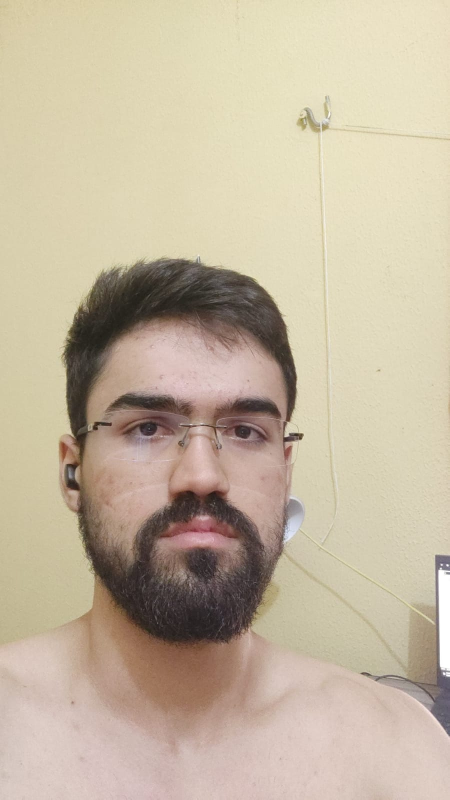
#> input picture testes/data/images/roduraigo.jpeg, 899 x 1599 px, found by its file name (shown at 1/2 size)
$ python faces.py
#> lines starting #> are read from the running program, lines starting #| are printed output that depends on the picture; after the words box and inside, x2 and y2 are one past the last pixel; in counts of white or black regions, pixels touching at a corner belong together
import cv2


def rescale_frames(frame, scale_factor=0.5):
    width = int(frame.shape[1] * scale_factor)
    height = int(frame.shape[0] * scale_factor)
    # resize image
    return cv2.resize(frame, (width, height), interpolation=cv2.INTER_AREA)
    # LINEAR | CUBIC for resize to an bigger image

# Face detection, using Haar cascade classifier
filename = "data\images\\roduraigo.jpeg"
img = cv2.imread(filename)
#> img is the input picture: shape (1599, 899, 3); mean B, G, R 160.5, 182.8, 196.7

gray = cv2.cvtColor(img, cv2.COLOR_BGR2GRAY)
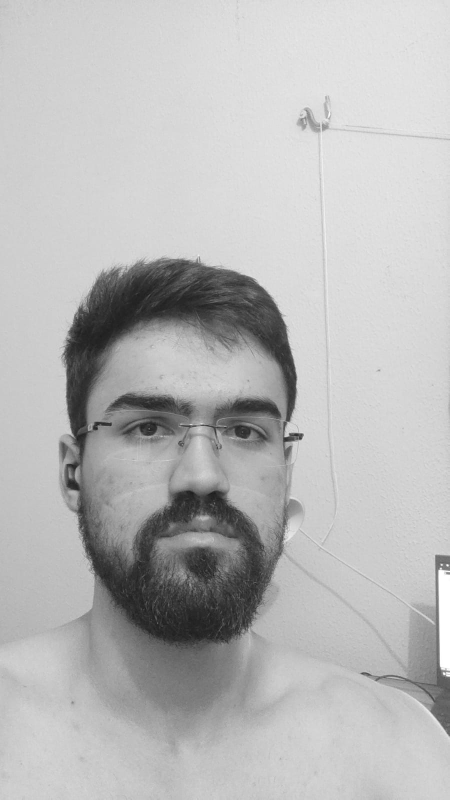
#> gray: shape (1599, 899) (shown at 1/2 size); min 23, max 255, mean 184.4

cascade = cv2.CascadeClassifier('haar_face.xml')
faces_rect = cascade.detectMultiScale(gray, scaleFactor=1.1, minNeighbors=4)
#> faces_rect = [[121, 641, 550, 550]]

faces = str(len(faces_rect))
#> faces = '1'

faces_img = img.copy()

for x, y, w, h in faces_rect:
    cv2.rectangle(faces_img, (x,y), (x+w, y+h), (0, 255, 255), thickness=2)
#> this loop made 1 pass
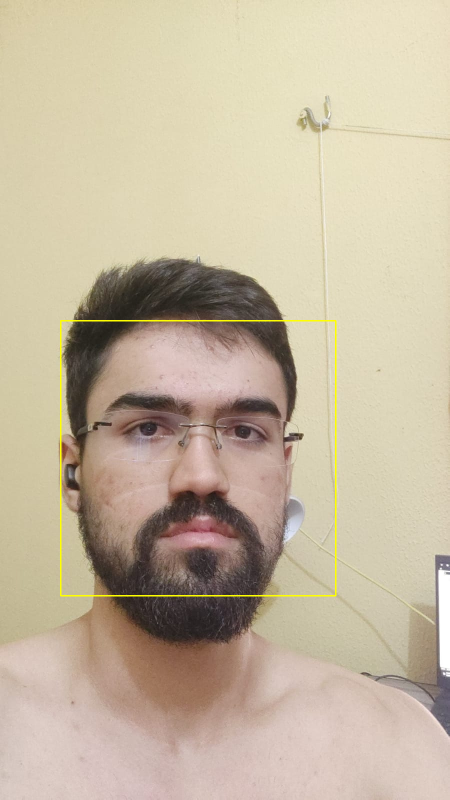
#> faces_img: shape (1599, 899, 3) (shown at 1/2 size); 0.46% of pixels changed, all inside (x1, y1, x2, y2) = (120, 640, 673, 1193)

resized = rescale_frames(faces_img, 0.25)
#> in rescale_frames, `return cv2.resize(frame, (width, height), interpolation=cv2.INTER_AREA)`:
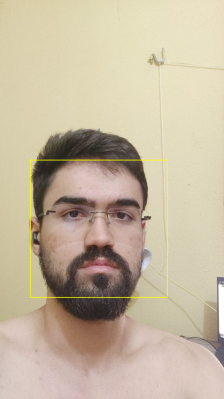
#> returned value: shape (399, 224, 3); mean of channels 0, 1, 2 159.9, 183.3, 197.1; drawn as B, G, R

cv2.imshow(f'Detected {faces} faces', resized)
cv2.waitKey(0)

$ run again, with testes/data/images/DOG_15014.webp saved as testes/data/images/roduraigo.jpeg
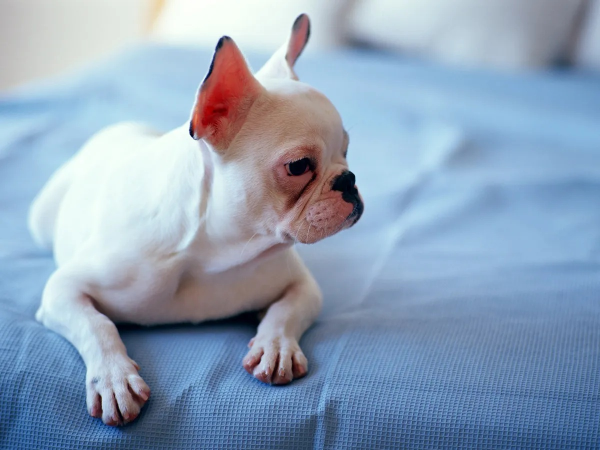
#> input picture testes/data/images/DOG_15014.webp, 1200 x 900 px, found by its file name (shown at 1/2 size)
#> img is the input picture: shape (900, 1200, 3); mean B, G, R 185.1, 162.2, 142.3
#> `gray = cv2.cvtColor(img, cv2.COLOR_BGR2GRAY)`:
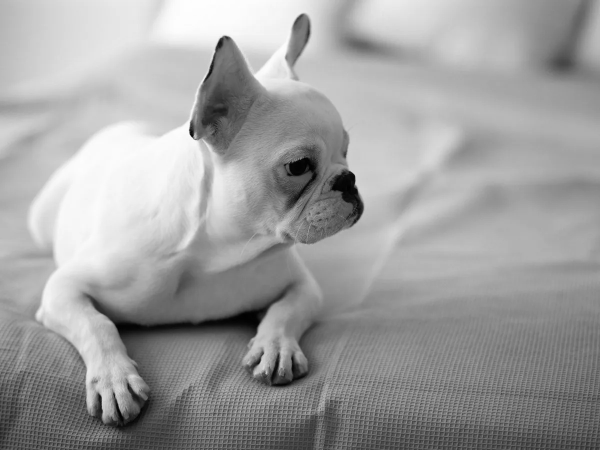
#> gray: shape (900, 1200) (shown at 1/2 size); min 0, max 254, mean 158.9
#> faces_rect = ()
#> faces = '0'
#> in rescale_frames, `return cv2.resize(frame, (width, height), interpolation=cv2.INTER_AREA)`:
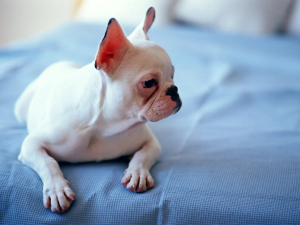
#> returned value: shape (225, 300, 3); mean of channels 0, 1, 2 185.1, 162.2, 142.3; drawn as B, G, R

$ run again, with testes/data/images/bg.jpg copied over testes/data/images/roduraigo.jpeg
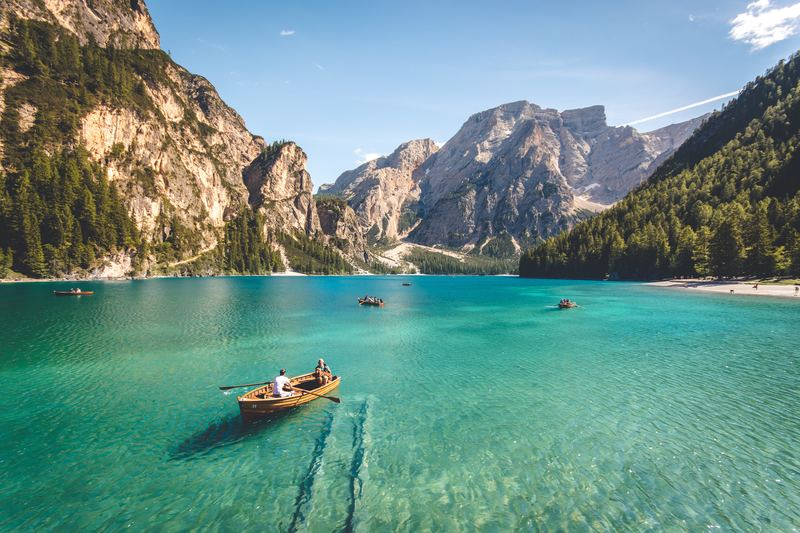
#> input picture testes/data/images/bg.jpg, 800 x 533 px, found by its file name
#> img is the input picture: shape (533, 800, 3); mean B, G, R 135.9, 143.5, 106.8
#> `gray = cv2.cvtColor(img, cv2.COLOR_BGR2GRAY)`:
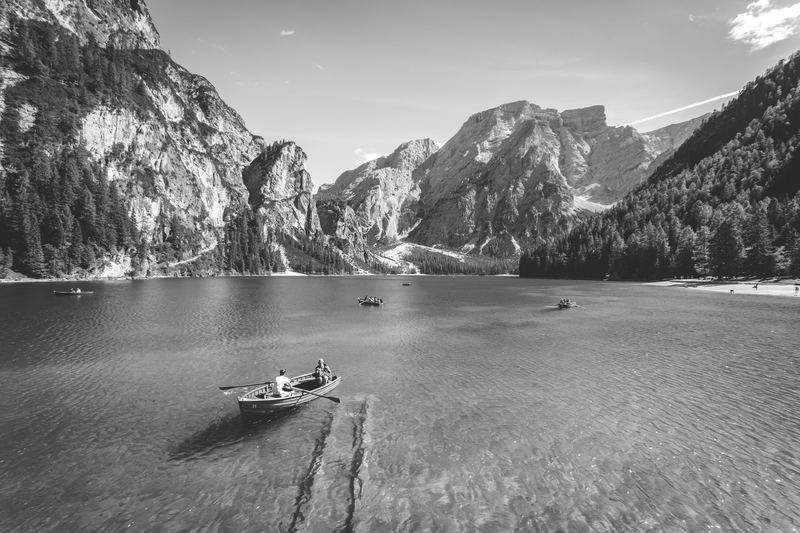
#> gray: shape (533, 800); min 7, max 255, mean 131.6
#> faces_rect = ()
#> faces = '0'
#> in rescale_frames, `return cv2.resize(frame, (width, height), interpolation=cv2.INTER_AREA)`:
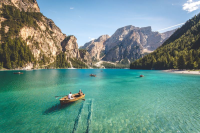
#> returned value: shape (133, 200, 3); mean of channels 0, 1, 2 135.9, 143.5, 106.8; drawn as B, G, R

$ run again, with testes/data/images/copa.png saved as testes/data/images/roduraigo.jpeg
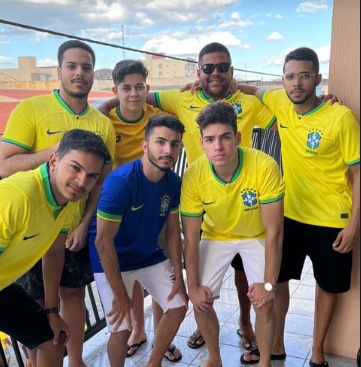
#> input picture testes/data/images/copa.png, 361 x 367 px, found by its file name
#> img is the input picture: shape (367, 361, 3); mean B, G, R 105.7, 133.4, 140.7
#> `gray = cv2.cvtColor(img, cv2.COLOR_BGR2GRAY)`:
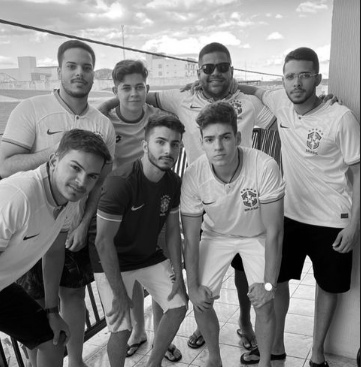
#> gray: shape (367, 361); min 0, max 255, mean 132.5
#> faces_rect = [[117, 76, 33, 33], [280, 62, 36, 36], [196, 54, 39, 39], [56, 50, 45, 45], [194, 119, 49, 49], [141, 125, 47, 47]]
#> faces = '6'
#> the loop `for x, y, w, h in faces_rect:` made 6 passes
#> in rescale_frames, `return cv2.resize(frame, (width, height), interpolation=cv2.INTER_AREA)`:
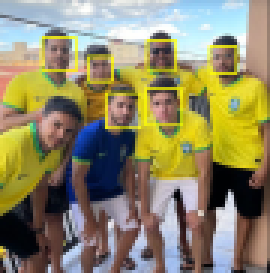
#> returned value: shape (91, 90, 3) (shown 3 times larger); mean of channels 0, 1, 2 103.4, 136.1, 143.2; drawn as B, G, R
